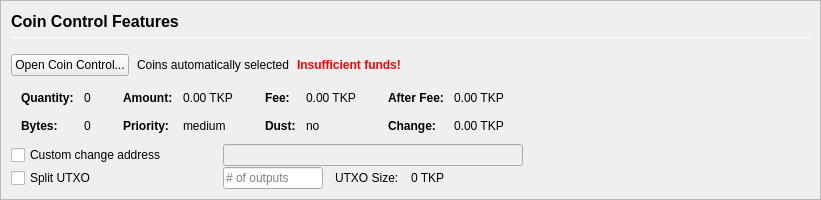
         <widget class="QFrame" name="frameCoinControl">
          <property name="sizePolicy">
           <sizepolicy hsizetype="Expanding" vsizetype="Expanding">
            <horstretch>0</horstretch>
            <verstretch>0</verstretch>
           </sizepolicy>
          </property>
          <property name="maximumSize">
           <size>
            <width>16777215</width>
            <height>16777215</height>
           </size>
          </property>
          <property name="frameShape">
           <enum>QFrame::StyledPanel</enum>
          </property>
          <property name="frameShadow">
           <enum>QFrame::Sunken</enum>
          </property>
          <layout class="QVBoxLayout" name="verticalLayoutCoinControl2">
           <property name="spacing">
            <number>0</number>
           </property>
           <property name="leftMargin">
            <number>0</number>
           </property>
           <property name="topMargin">
            <number>0</number>
           </property>
           <property name="rightMargin">
            <number>0</number>
           </property>
           <property name="bottomMargin">
            <number>0</number>
           </property>
           <item>
            <widget class="QFrame" name="frameCoinControl_BG">
             <layout class="QVBoxLayout" name="verticalLayoutCoinControl" stretch="0,0,0,0,0,0">
              <property name="spacing">
               <number>1</number>
              </property>
              <property name="leftMargin">
               <number>10</number>
              </property>
              <property name="topMargin">
               <number>10</number>
              </property>
              <item>
               <layout class="QHBoxLayout" name="horizontalLayoutCoinControl1">
                <property name="bottomMargin">
                 <number>15</number>
                </property>
                <item>
                 <layout class="QVBoxLayout" name="verticalLayout_3">
                  <property name="spacing">
                   <number>6</number>
                  </property>
                  <item>
                   <widget class="QLabel" name="labelCoinControlFeatures">
                    <property name="sizePolicy">
                     <sizepolicy hsizetype="Preferred" vsizetype="Maximum">
                      <horstretch>0</horstretch>
                      <verstretch>0</verstretch>
                     </sizepolicy>
                    </property>
                    <property name="minimumSize">
                     <size>
                      <width>0</width>
                      <height>20</height>
                     </size>
                    </property>
                    <property name="font">
                     <font>
                      <pointsize>12</pointsize>
                      <weight>75</weight>
                      <bold>true</bold>
                     </font>
                    </property>
                    <property name="styleSheet">
                     <string notr="true">font-weight:bold;</string>
                    </property>
                    <property name="text">
                     <string>Coin Control Features</string>
                    </property>
                   </widget>
                  </item>
                  <item>
                   <widget class="Line" name="line">
                    <property name="minimumSize">
                     <size>
                      <width>0</width>
                      <height>1</height>
                     </size>
                    </property>
                    <property name="maximumSize">
                     <size>
                      <width>16777215</width>
                      <height>1</height>
                     </size>
                    </property>
                    <property name="orientation">
                     <enum>Qt::Horizontal</enum>
                    </property>
                   </widget>
                  </item>
                 </layout>
                </item>
               </layout>
              </item>
              <item>
               <layout class="QHBoxLayout" name="horizontalLayoutCoinControl2" stretch="0,0,0,0">
                <property name="spacing">
                 <number>8</number>
                </property>
                <property name="bottomMargin">
                 <number>10</number>
                </property>
                <item>
                 <widget class="QPushButton" name="pushButtonCoinControl">
                  <property name="styleSheet">
                   <string notr="true"/>
                  </property>
                  <property name="text">
                   <string>Open Coin Control...</string>
                  </property>
                  <property name="autoDefault">
                   <bool>false</bool>
                  </property>
                 </widget>
                </item>
                <item>
                 <widget class="QLabel" name="labelCoinControlAutomaticallySelected">
                  <property name="text">
                   <string>Coins automatically selected</string>
                  </property>
                  <property name="margin">
                   <number>5</number>
                  </property>
                 </widget>
                </item>
                <item>
                 <widget class="QLabel" name="labelCoinControlInsuffFunds">
                  <property name="font">
                   <font>
                    <weight>75</weight>
                    <bold>true</bold>
                   </font>
                  </property>
                  <property name="styleSheet">
                   <string notr="true">color:red;font-weight:bold;</string>
                  </property>
                  <property name="text">
                   <string>Insufficient funds!</string>
                  </property>
                  <property name="margin">
                   <number>5</number>
                  </property>
                 </widget>
                </item>
                <item>
                 <spacer name="horizontalSpacerCoinControl">
                  <property name="orientation">
                   <enum>Qt::Horizontal</enum>
                  </property>
                  <property name="sizeHint" stdset="0">
                   <size>
                    <width>40</width>
                    <height>1</height>
                   </size>
                  </property>
                 </spacer>
                </item>
               </layout>
              </item>
              <item>
               <widget class="QWidget" name="widgetCoinControl" native="true">
                <property name="sizePolicy">
                 <sizepolicy hsizetype="Preferred" vsizetype="Preferred">
                  <horstretch>0</horstretch>
                  <verstretch>0</verstretch>
                 </sizepolicy>
                </property>
                <property name="minimumSize">
                 <size>
                  <width>0</width>
                  <height>0</height>
                 </size>
                </property>
                <property name="styleSheet">
                 <string notr="true"/>
                </property>
                <layout class="QHBoxLayout" name="horizontalLayoutCoinControl5">
                 <property name="leftMargin">
                  <number>0</number>
                 </property>
                 <property name="topMargin">
                  <number>0</number>
                 </property>
                 <property name="rightMargin">
                  <number>0</number>
                 </property>
                 <property name="bottomMargin">
                  <number>0</number>
                 </property>
                 <item>
                  <layout class="QHBoxLayout" name="horizontalLayoutCoinControl3" stretch="0,0,0,1">
                   <property name="spacing">
                    <number>20</number>
                   </property>
                   <property name="topMargin">
                    <number>0</number>
                   </property>
                   <property name="bottomMargin">
                    <number>10</number>
                   </property>
                   <item>
                    <layout class="QFormLayout" name="formLayoutCoinControl1">
                     <property name="horizontalSpacing">
                      <number>10</number>
                     </property>
                     <property name="verticalSpacing">
                      <number>14</number>
                     </property>
                     <property name="leftMargin">
                      <number>10</number>
                     </property>
                     <property name="topMargin">
                      <number>4</number>
                     </property>
                     <property name="rightMargin">
                      <number>6</number>
                     </property>
                     <item row="0" column="0">
                      <widget class="QLabel" name="labelCoinControlQuantityText">
                       <property name="font">
                        <font>
                         <weight>75</weight>
                         <bold>true</bold>
                        </font>
                       </property>
                       <property name="text">
                        <string>Quantity:</string>
                       </property>
                       <property name="margin">
                        <number>0</number>
                       </property>
                      </widget>
                     </item>
                     <item row="0" column="1">
                      <widget class="QLabel" name="labelCoinControlQuantity">
                       <property name="cursor">
                        <cursorShape>IBeamCursor</cursorShape>
                       </property>
                       <property name="contextMenuPolicy">
                        <enum>Qt::ActionsContextMenu</enum>
                       </property>
                       <property name="text">
                        <string notr="true">0</string>
                       </property>
                       <property name="margin">
                        <number>0</number>
                       </property>
                       <property name="textInteractionFlags">
                        <set>Qt::LinksAccessibleByMouse|Qt::TextSelectableByKeyboard|Qt::TextSelectableByMouse</set>
                       </property>
                      </widget>
                     </item>
                     <item row="1" column="0">
                      <widget class="QLabel" name="labelCoinControlBytesText">
                       <property name="font">
                        <font>
                         <weight>75</weight>
                         <bold>true</bold>
                        </font>
                       </property>
                       <property name="text">
                        <string>Bytes:</string>
                       </property>
                      </widget>
                     </item>
                     <item row="1" column="1">
                      <widget class="QLabel" name="labelCoinControlBytes">
                       <property name="cursor">
                        <cursorShape>IBeamCursor</cursorShape>
                       </property>
                       <property name="contextMenuPolicy">
                        <enum>Qt::ActionsContextMenu</enum>
                       </property>
                       <property name="text">
                        <string notr="true">0</string>
                       </property>
                       <property name="textInteractionFlags">
                        <set>Qt::LinksAccessibleByMouse|Qt::TextSelectableByKeyboard|Qt::TextSelectableByMouse</set>
                       </property>
                      </widget>
                     </item>
                    </layout>
                   </item>
                   <item>
                    <layout class="QFormLayout" name="formLayoutCoinControl2">
                     <property name="horizontalSpacing">
                      <number>10</number>
                     </property>
                     <property name="verticalSpacing">
                      <number>14</number>
                     </property>
                     <property name="leftMargin">
                      <number>6</number>
                     </property>
                     <property name="topMargin">
                      <number>4</number>
                     </property>
                     <property name="rightMargin">
                      <number>6</number>
                     </property>
                     <item row="0" column="0">
                      <widget class="QLabel" name="labelCoinControlAmountText">
                       <property name="font">
                        <font>
                         <weight>75</weight>
                         <bold>true</bold>
                        </font>
                       </property>
                       <property name="text">
                        <string>Amount:</string>
                       </property>
                       <property name="margin">
                        <number>0</number>
                       </property>
                      </widget>
                     </item>
                     <item row="0" column="1">
                      <widget class="QLabel" name="labelCoinControlAmount">
                       <property name="cursor">
                        <cursorShape>IBeamCursor</cursorShape>
                       </property>
                       <property name="contextMenuPolicy">
                        <enum>Qt::ActionsContextMenu</enum>
                       </property>
                       <property name="text">
                        <string notr="true">0.00 TKP</string>
                       </property>
                       <property name="textInteractionFlags">
                        <set>Qt::LinksAccessibleByMouse|Qt::TextSelectableByKeyboard|Qt::TextSelectableByMouse</set>
                       </property>
                      </widget>
                     </item>
                     <item row="1" column="0">
                      <widget class="QLabel" name="labelCoinControlPriorityText">
                       <property name="font">
                        <font>
                         <weight>75</weight>
                         <bold>true</bold>
                        </font>
                       </property>
                       <property name="text">
                        <string>Priority:</string>
                       </property>
                      </widget>
                     </item>
                     <item row="1" column="1">
                      <widget class="QLabel" name="labelCoinControlPriority">
                       <property name="cursor">
                        <cursorShape>IBeamCursor</cursorShape>
                       </property>
                       <property name="contextMenuPolicy">
                        <enum>Qt::ActionsContextMenu</enum>
                       </property>
                       <property name="text">
                        <string>medium</string>
                       </property>
                       <property name="textInteractionFlags">
                        <set>Qt::LinksAccessibleByMouse|Qt::TextSelectableByKeyboard|Qt::TextSelectableByMouse</set>
                       </property>
                      </widget>
                     </item>
                    </layout>
                   </item>
                   <item>
                    <layout class="QFormLayout" name="formLayoutCoinControl3">
                     <property name="horizontalSpacing">
                      <number>10</number>
                     </property>
                     <property name="verticalSpacing">
                      <number>14</number>
                     </property>
                     <property name="leftMargin">
                      <number>6</number>
                     </property>
                     <property name="topMargin">
                      <number>4</number>
                     </property>
                     <property name="rightMargin">
                      <number>6</number>
                     </property>
                     <item row="0" column="0">
                      <widget class="QLabel" name="labelCoinControlFeeText">
                       <property name="font">
                        <font>
                         <weight>75</weight>
                         <bold>true</bold>
                        </font>
                       </property>
                       <property name="text">
                        <string>Fee:</string>
                       </property>
                       <property name="margin">
                        <number>0</number>
                       </property>
                      </widget>
                     </item>
                     <item row="0" column="1">
                      <widget class="QLabel" name="labelCoinControlFee">
                       <property name="cursor">
                        <cursorShape>IBeamCursor</cursorShape>
                       </property>
                       <property name="contextMenuPolicy">
                        <enum>Qt::ActionsContextMenu</enum>
                       </property>
                       <property name="text">
                        <string notr="true">0.00 TKP</string>
                       </property>
                       <property name="textInteractionFlags">
                        <set>Qt::LinksAccessibleByMouse|Qt::TextSelectableByKeyboard|Qt::TextSelectableByMouse</set>
                       </property>
                      </widget>
                     </item>
                     <item row="1" column="0">
                      <widget class="QLabel" name="labelCoinControlLowOutputText">
                       <property name="font">
                        <font>
                         <weight>75</weight>
                         <bold>true</bold>
                        </font>
                       </property>
                       <property name="text">
                        <string>Dust:</string>
                       </property>
                      </widget>
                     </item>
                     <item row="1" column="1">
                      <widget class="QLabel" name="labelCoinControlLowOutput">
                       <property name="cursor">
                        <cursorShape>IBeamCursor</cursorShape>
                       </property>
                       <property name="contextMenuPolicy">
                        <enum>Qt::ActionsContextMenu</enum>
                       </property>
                       <property name="text">
                        <string>no</string>
                       </property>
                       <property name="textInteractionFlags">
                        <set>Qt::LinksAccessibleByMouse|Qt::TextSelectableByKeyboard|Qt::TextSelectableByMouse</set>
                       </property>
                      </widget>
                     </item>
                    </layout>
                   </item>
                   <item>
                    <layout class="QFormLayout" name="formLayoutCoinControl4">
                     <property name="horizontalSpacing">
                      <number>10</number>
                     </property>
                     <property name="verticalSpacing">
                      <number>14</number>
                     </property>
                     <property name="leftMargin">
                      <number>6</number>
                     </property>
                     <property name="topMargin">
                      <number>4</number>
                     </property>
                     <property name="rightMargin">
                      <number>6</number>
                     </property>
                     <item row="0" column="0">
                      <widget class="QLabel" name="labelCoinControlAfterFeeText">
                       <property name="font">
                        <font>
                         <weight>75</weight>
                         <bold>true</bold>
                        </font>
                       </property>
                       <property name="text">
                        <string>After Fee:</string>
                       </property>
                       <property name="margin">
                        <number>0</number>
                       </property>
                      </widget>
                     </item>
                     <item row="0" column="1">
                      <widget class="QLabel" name="labelCoinControlAfterFee">
                       <property name="cursor">
                        <cursorShape>IBeamCursor</cursorShape>
                       </property>
                       <property name="contextMenuPolicy">
                        <enum>Qt::ActionsContextMenu</enum>
                       </property>
                       <property name="text">
                        <string notr="true">0.00 TKP</string>
                       </property>
                       <property name="textInteractionFlags">
                        <set>Qt::LinksAccessibleByMouse|Qt::TextSelectableByKeyboard|Qt::TextSelectableByMouse</set>
                       </property>
                      </widget>
                     </item>
                     <item row="1" column="0">
                      <widget class="QLabel" name="labelCoinControlChangeText">
                       <property name="font">
                        <font>
                         <weight>75</weight>
                         <bold>true</bold>
                        </font>
                       </property>
                       <property name="text">
                        <string>Change:</string>
                       </property>
                      </widget>
                     </item>
                     <item row="1" column="1">
                      <widget class="QLabel" name="labelCoinControlChange">
                       <property name="cursor">
                        <cursorShape>IBeamCursor</cursorShape>
                       </property>
                       <property name="contextMenuPolicy">
                        <enum>Qt::ActionsContextMenu</enum>
                       </property>
                       <property name="text">
                        <string notr="true">0.00 TKP</string>
                       </property>
                       <property name="textInteractionFlags">
                        <set>Qt::LinksAccessibleByMouse|Qt::TextSelectableByKeyboard|Qt::TextSelectableByMouse</set>
                       </property>
                      </widget>
                     </item>
                    </layout>
                   </item>
                  </layout>
                 </item>
                </layout>
               </widget>
              </item>
              <item>
               <layout class="QHBoxLayout" name="horizontalLayoutCoinControl4">
                <property name="spacing">
                 <number>12</number>
                </property>
                <property name="sizeConstraint">
                 <enum>QLayout::SetDefaultConstraint</enum>
                </property>
                <property name="topMargin">
                 <number>0</number>
                </property>
                <property name="rightMargin">
                 <number>0</number>
                </property>
                <item>
                 <widget class="QCheckBox" name="checkBoxCoinControlChange">
                  <property name="sizePolicy">
                   <sizepolicy hsizetype="Preferred" vsizetype="Preferred">
                    <horstretch>0</horstretch>
                    <verstretch>0</verstretch>
                   </sizepolicy>
                  </property>
                  <property name="minimumSize">
                   <size>
                    <width>200</width>
                    <height>0</height>
                   </size>
                  </property>
                  <property name="maximumSize">
                   <size>
                    <width>200</width>
                    <height>16777215</height>
                   </size>
                  </property>
                  <property name="toolTip">
                   <string>If this is activated, but the change address is empty or invalid, change will be sent to a newly generated address.</string>
                  </property>
                  <property name="text">
                   <string>Custom change address</string>
                  </property>
                 </widget>
                </item>
                <item>
                 <widget class="QValidatedLineEdit" name="lineEditCoinControlChange">
                  <property name="enabled">
                   <bool>false</bool>
                  </property>
                  <property name="sizePolicy">
                   <sizepolicy hsizetype="Preferred" vsizetype="Preferred">
                    <horstretch>0</horstretch>
                    <verstretch>0</verstretch>
                   </sizepolicy>
                  </property>
                  <property name="minimumSize">
                   <size>
                    <width>300</width>
                    <height>0</height>
                   </size>
                  </property>
                 </widget>
                </item>
                <item>
                 <widget class="QLabel" name="labelCoinControlChangeLabel">
                  <property name="sizePolicy">
                   <sizepolicy hsizetype="Preferred" vsizetype="Preferred">
                    <horstretch>0</horstretch>
                    <verstretch>0</verstretch>
                   </sizepolicy>
                  </property>
                  <property name="minimumSize">
                   <size>
                    <width>100</width>
                    <height>0</height>
                   </size>
                  </property>
                  <property name="text">
                   <string/>
                  </property>
                  <property name="margin">
                   <number>3</number>
                  </property>
                 </widget>
                </item>
               </layout>
              </item>
              <item>
               <layout class="QHBoxLayout" name="horizontalLayoutCoinControl6">
                <property name="spacing">
                 <number>12</number>
                </property>
                <property name="rightMargin">
                 <number>0</number>
                </property>
                <item>
                 <widget class="QCheckBox" name="splitBlockCheckBox">
                  <property name="sizePolicy">
                   <sizepolicy hsizetype="Preferred" vsizetype="Preferred">
                    <horstretch>0</horstretch>
                    <verstretch>0</verstretch>
                   </sizepolicy>
                  </property>
                  <property name="minimumSize">
                   <size>
                    <width>200</width>
                    <height>0</height>
                   </size>
                  </property>
                  <property name="maximumSize">
                   <size>
                    <width>200</width>
                    <height>16777215</height>
                   </size>
                  </property>
                  <property name="text">
                   <string>Split UTXO</string>
                  </property>
                 </widget>
                </item>
                <item>
                 <widget class="QLineEdit" name="splitBlockLineEdit">
                  <property name="sizePolicy">
                   <sizepolicy hsizetype="Preferred" vsizetype="Preferred">
                    <horstretch>50</horstretch>
                    <verstretch>0</verstretch>
                   </sizepolicy>
                  </property>
                  <property name="minimumSize">
                   <size>
                    <width>100</width>
                    <height>0</height>
                   </size>
                  </property>
                  <property name="maximumSize">
                   <size>
                    <width>100</width>
                    <height>16777215</height>
                   </size>
                  </property>
                  <property name="placeholderText">
                   <string># of outputs</string>
                  </property>
                 </widget>
                </item>
                <item>
                 <widget class="QLabel" name="labelBlockSizeText">
                  <property name="text">
                   <string>UTXO Size:</string>
                  </property>
                 </widget>
                </item>
                <item>
                 <widget class="QLabel" name="labelBlockSize">
                  <property name="text">
                   <string>0 TKP</string>
                  </property>
                 </widget>
                </item>
                <item>
                 <spacer name="horizontalSpacer_7">
                  <property name="orientation">
                   <enum>Qt::Horizontal</enum>
                  </property>
                  <property name="sizeHint" stdset="0">
                   <size>
                    <width>40</width>
                    <height>20</height>
                   </size>
                  </property>
                 </spacer>
                </item>
               </layout>
              </item>
              <item>
               <spacer name="verticalSpacerCoinControl">
                <property name="orientation">
                 <enum>Qt::Vertical</enum>
                </property>
                <property name="sizeHint" stdset="0">
                 <size>
                  <width>800</width>
                  <height>1</height>
                 </size>
                </property>
               </spacer>
              </item>
             </layout>
            </widget>
           </item>
          </layout>
         </widget>
